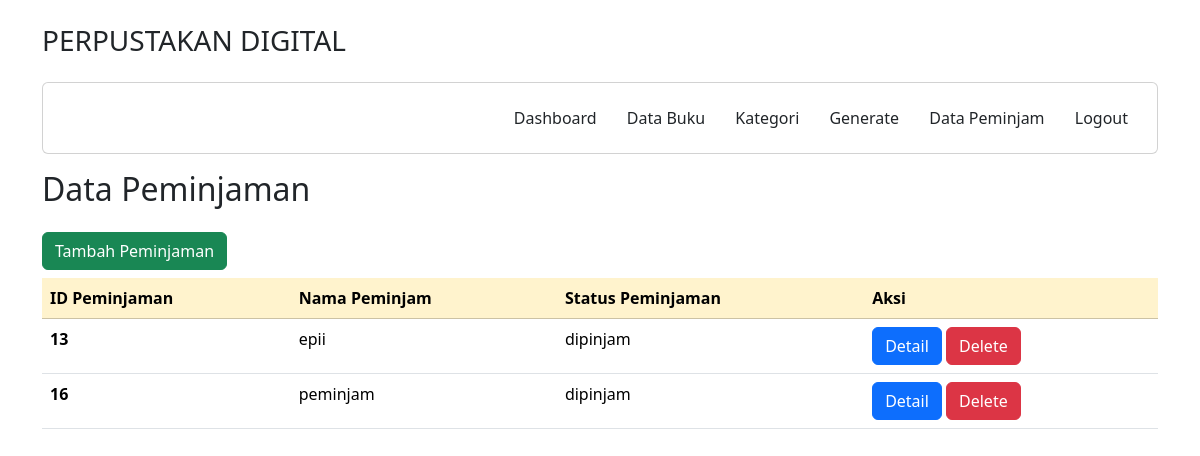
The page /petugas/peminjam.php on the database its author committed.
### tables this page shows
CREATE TABLE `peminjaman` (
  `id_peminjaman` int(11) NOT NULL,
  `id_user` int(11) NOT NULL,
  `id_buku` int(11) NOT NULL,
  `tanggal_peminjaman` date NOT NULL,
  `tanggal_pengembalian` date NOT NULL,
  `status_peminjaman` enum('proses','dipinjam','dikembalikan') NOT NULL
);

CREATE TABLE `user` (
  `id_user` int(11) NOT NULL,
  `username` varchar(255) NOT NULL,
  `password` varchar(255) NOT NULL,
  `email` varchar(255) NOT NULL,
  `nis` varchar(20) NOT NULL,
  `nama_lengkap` varchar(255) NOT NULL,
  `alamat` text NOT NULL,
  `level` enum('admin','petugas','peminjam') NOT NULL
);

### petugas/peminjam.php (the view, shortened to what this page needs)
<?php
include 'layout/header.php';
?>
<div class="container">
   <div class="row" style="margin-top: 1rem;">
      <div class="col">
         <h2>Data Peminjaman</h2>
         <a href="data/pinjam_buku.php" class="btn btn-success mt-3">Tambah Peminjaman</a>
         <table class="table my-2">
            <thead class="table table-warning">
               <tr>
                  <th scope="col">ID Peminjaman</th>
                  <th scope="col">Nama Peminjam</th>
                  <th scope="col">Status Peminjaman</th>
                  <th scope="col">Aksi</th>
               </tr>
            </thead>
            <?php
            include '../koneksi/koneksi.php';
            $data = mysqli_query($koneksi, "SELECT * FROM peminjaman,user WHERE peminjaman.id_user=user.id_user");
            while ($d = mysqli_fetch_array($data)) {
            ?>
               <tbody>
                  <tr>
                     <th scope="row"><?= $d['id_peminjaman']; ?></th>
                     <td><?= $d['username']; ?></td>
                     <td><?= $d['status_peminjaman']; ?></td>
                     <td>
                        <a href="data/detail_peminjaman.php?id_peminjaman=<?php echo $d['id_peminjaman']; ?>" class="btn btn-primary text-white">Detail</a>
                        <a href="data/delete_pinjaman.php?id_peminjaman=<?php echo $d['id_peminjaman']; ?>" class="btn btn-danger text-white">Delete</a>
                     </td>
                  </tr>
               </tbody>
            <?php
            }
            ?>
         </table>
      </div>
   </div>
   <?php
   include 'layout/footer.php';
   ?>

### rows shown on the page
peminjaman: id_peminjaman "13", id_user.username "epii", status_peminjaman "dipinjam"
peminjaman: id_peminjaman "16", id_user.username "peminjam", status_peminjaman "dipinjam"
